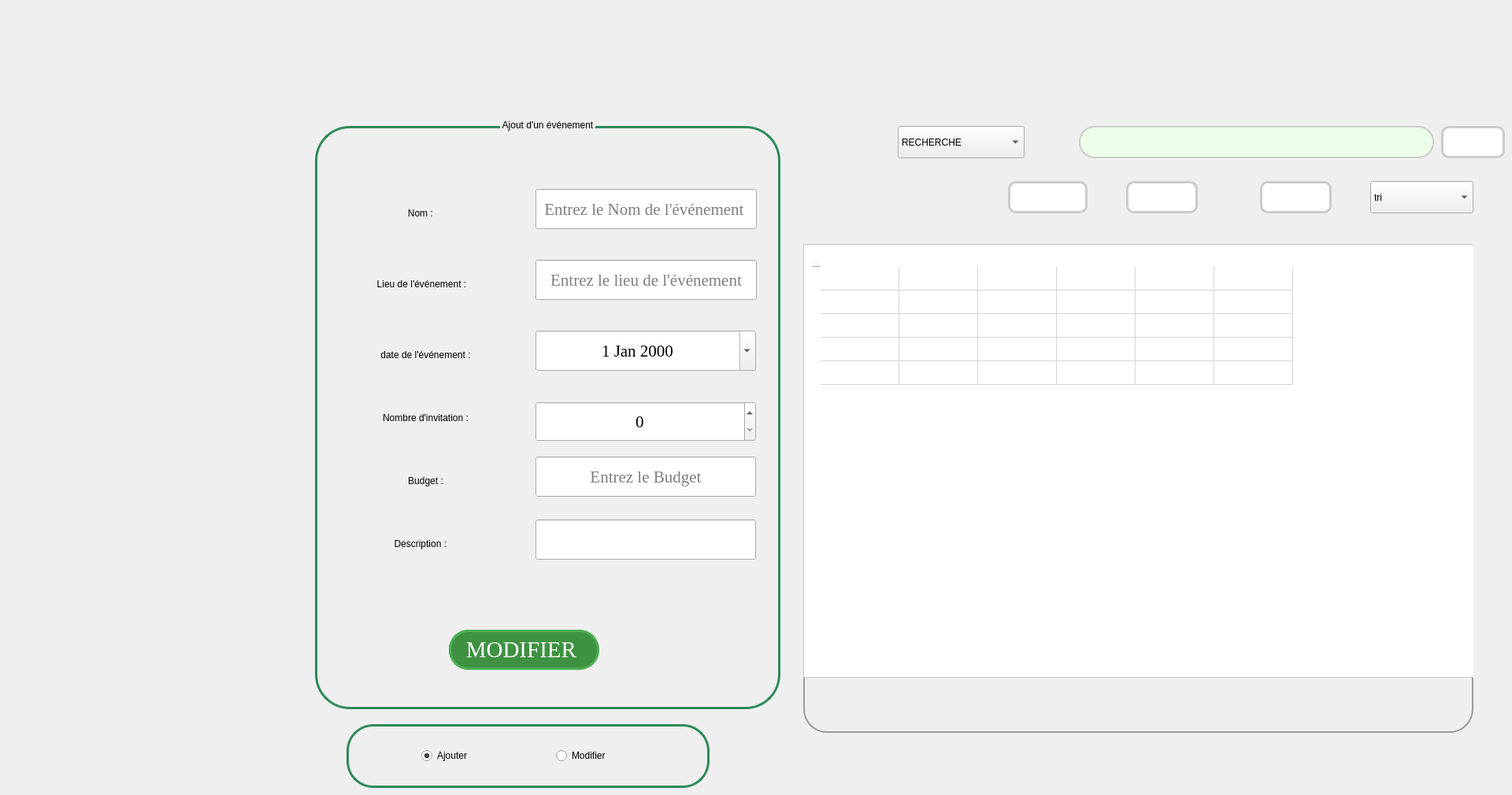
    <widget class="QWidget" name="EVENEMENT">
     <widget class="QGroupBox" name="groupBox_3">
      <property name="geometry">
       <rect>
        <x>400</x>
        <y>150</y>
        <width>591</width>
        <height>751</height>
       </rect>
      </property>
      <property name="styleSheet">
       <string notr="true">QGroupBox {
    border: 3px solid #2e8b57;
    border-radius: 44px;
    margin-top: 10px;
    padding: 10px;
    font: 75 22pt &quot;Times New Roman&quot;;
}

QVBoxLayout {
    background-color: #e0e0e0; /* Couleur de fond pour le QVBoxLayout */
    padding: 15px; /* Ajout de marge interne au QVBoxLayout */
}

/* Styles pour les widgets (par exemple, QLabel, QLineEdit, etc.) dans le QVBoxLayout */
QVBoxLayout QLabel {
    color: #333333;
    font-size: 16px;
    margin-bottom: 5px;
}

QVBoxLayout QLineEdit, QVBoxLayout QTextEdit, QVBoxLayout QDateEdit, QVBoxLayout QComboBox {
    margin-bottom: 10px;
    padding: 8px;
    border: 1px solid #ccc;
    border-radius: 5px;
    width: 200px;
}

QVBoxLayout QLineEdit:hover, QVBoxLayout QTextEdit:hover, QVBoxLayout QDateEdit:hover, QVBoxLayout QComboBox:hover {
    border: 1px solid #2e8b57;
}

/* Styles pour les boutons dans le QVBoxLayout */
QVBoxLayout QPushButton {
    background-color: #4285f4;
    color: #ffffff;
    padding: 10px 20px;
    border: none;
    border-radius: 8px;
}

QVBoxLayout QPushButton:hover {
    background-color: #2e5f22;
}
</string>
      </property>
      <property name="title">
       <string>Ajout d'un événement</string>
      </property>
      <property name="alignment">
       <set>Qt::AlignCenter</set>
      </property>
      <widget class="QLabel" name="nom_EV">
       <property name="geometry">
        <rect>
         <x>10</x>
         <y>90</y>
         <width>251</width>
         <height>61</height>
        </rect>
       </property>
       <property name="styleSheet">
        <string notr="true">font: 75 18pt &quot;Times New Roman&quot;;</string>
       </property>
       <property name="text">
        <string>Nom : </string>
       </property>
       <property name="alignment">
        <set>Qt::AlignCenter</set>
       </property>
      </widget>
      <widget class="QLabel" name="lieu_EV">
       <property name="geometry">
        <rect>
         <x>-10</x>
         <y>180</y>
         <width>291</width>
         <height>61</height>
        </rect>
       </property>
       <property name="styleSheet">
        <string notr="true">font: 75 18pt &quot;Times New Roman&quot;;</string>
       </property>
       <property name="text">
        <string>Lieu de l'événement :</string>
       </property>
       <property name="alignment">
        <set>Qt::AlignCenter</set>
       </property>
      </widget>
      <widget class="QLabel" name="date_EV">
       <property name="geometry">
        <rect>
         <x>10</x>
         <y>270</y>
         <width>261</width>
         <height>61</height>
        </rect>
       </property>
       <property name="styleSheet">
        <string notr="true">font: 75 18pt &quot;Times New Roman&quot;;</string>
       </property>
       <property name="text">
        <string>date de l'événement :</string>
       </property>
       <property name="alignment">
        <set>Qt::AlignCenter</set>
       </property>
      </widget>
      <widget class="QLineEdit" name="lineEdit_NOM_EVENEMENT">
       <property name="geometry">
        <rect>
         <x>280</x>
         <y>90</y>
         <width>281</width>
         <height>51</height>
        </rect>
       </property>
       <property name="font">
        <font>
         <family>Times New Roman</family>
         <pointsize>16</pointsize>
        </font>
       </property>
       <property name="alignment">
        <set>Qt::AlignCenter</set>
       </property>
       <property name="placeholderText">
        <string>Entrez le Nom de l'événement </string>
       </property>
      </widget>
      <widget class="QLineEdit" name="lineEdit_LIEU_EVENEMENT">
       <property name="geometry">
        <rect>
         <x>280</x>
         <y>180</y>
         <width>281</width>
         <height>51</height>
        </rect>
       </property>
       <property name="font">
        <font>
         <family>Times New Roman</family>
         <pointsize>16</pointsize>
        </font>
       </property>
       <property name="styleSheet">
        <string notr="true">QLineEdit {
    placeholder-text: &quot;Veuillez saisir votre nom&quot;;
}
</string>
       </property>
       <property name="alignment">
        <set>Qt::AlignCenter</set>
       </property>
       <property name="placeholderText">
        <string>Entrez le lieu de l'événement</string>
       </property>
      </widget>
      <widget class="QLabel" name="nb_inv">
       <property name="geometry">
        <rect>
         <x>10</x>
         <y>350</y>
         <width>261</width>
         <height>61</height>
        </rect>
       </property>
       <property name="styleSheet">
        <string notr="true">font: 75 18pt &quot;Times New Roman&quot;;</string>
       </property>
       <property name="text">
        <string>Nombre d'invitation :</string>
       </property>
       <property name="alignment">
        <set>Qt::AlignCenter</set>
       </property>
      </widget>
      <widget class="QDateEdit" name="dateEdit_DATE_EVENEMENT">
       <property name="geometry">
        <rect>
         <x>280</x>
         <y>270</y>
         <width>280</width>
         <height>51</height>
        </rect>
       </property>
       <property name="font">
        <font>
         <family>Times New Roman</family>
         <pointsize>16</pointsize>
        </font>
       </property>
       <property name="alignment">
        <set>Qt::AlignCenter</set>
       </property>
       <property name="calendarPopup">
        <bool>true</bool>
       </property>
      </widget>
      <widget class="QSpinBox" name="spinBox_NB_INVITATION">
       <property name="geometry">
        <rect>
         <x>280</x>
         <y>360</y>
         <width>280</width>
         <height>51</height>
        </rect>
       </property>
       <property name="font">
        <font>
         <family>Times New Roman</family>
         <pointsize>16</pointsize>
        </font>
       </property>
       <property name="alignment">
        <set>Qt::AlignCenter</set>
       </property>
      </widget>
      <widget class="QLabel" name="budget">
       <property name="geometry">
        <rect>
         <x>10</x>
         <y>430</y>
         <width>261</width>
         <height>61</height>
        </rect>
       </property>
       <property name="styleSheet">
        <string notr="true">font: 75 18pt &quot;Times New Roman&quot;;</string>
       </property>
       <property name="text">
        <string>Budget :</string>
       </property>
       <property name="alignment">
        <set>Qt::AlignCenter</set>
       </property>
      </widget>
      <widget class="QLineEdit" name="lineEdit_BUDGET">
       <property name="geometry">
        <rect>
         <x>280</x>
         <y>430</y>
         <width>280</width>
         <height>51</height>
        </rect>
       </property>
       <property name="font">
        <font>
         <family>Times New Roman</family>
         <pointsize>16</pointsize>
        </font>
       </property>
       <property name="styleSheet">
        <string notr="true">QLineEdit {
    placeholder-text: &quot;Veuillez saisir votre nom&quot;;
}
</string>
       </property>
       <property name="alignment">
        <set>Qt::AlignCenter</set>
       </property>
       <property name="placeholderText">
        <string>Entrez le Budget</string>
       </property>
      </widget>
      <widget class="QPushButton" name="pushButton_AJOUTER_EVENEMET">
       <property name="geometry">
        <rect>
         <x>170</x>
         <y>650</y>
         <width>181</width>
         <height>51</height>
        </rect>
       </property>
       <property name="font">
        <font>
         <family>Times New Roman</family>
         <pointsize>22</pointsize>
        </font>
       </property>
       <property name="styleSheet">
        <string notr="true">/* Style de base pour le QPushButton */
QPushButton {
    background-color: #3f9142; /* Vert primaire du thème d'assurance */
    color: #ffffff; /* Texte blanc */
    border: 3px solid #4CAF50; /* Bordure verte */
    border-radius: 25px; /* Coins arrondis */
    padding: 5px 10px; /* Espacement interne */
}

/* Style du QPushButton lorsqu'il est survolé */
QPushButton:hover {
    background-color: #45a049; /* Vert plus foncé au survol */
}

/* Style du QPushButton lorsqu'il est pressé (clic) */
QPushButton:pressed {
    background-color: #3c8942; /* Vert encore plus foncé au clic */
}

/* Style du QPushButton lorsqu'il est en focus (tabulation) */
QPushButton:focus {
    outline: none; /* Supprimer le contour par défaut */
    border: 2px solid #3c8942; /* Bordure plus foncée lorsqu'en focus */
}

/* Style du QPushButton lorsqu'il est désactivé */
QPushButton:disabled {
    background-color: #b0b0b0; /* Fond gris clair pour les boutons désactivés */
    color: #707070; /* Couleur du texte grise pour les boutons désactivés */
    border: 2px solid #b0b0b0; /* Bordure grise pour les boutons désactivés */
}

/* Style général pour les widgets lorsqu'ils sont désactivés */
QWidget:disabled {
    background-color: #f0f0f0; /* Fond gris clair pour les widgets désactivés */
    color: #a0a0a0; /* Couleur du texte grise pour les widgets désactivés */
}
</string>
       </property>
       <property name="text">
        <string>AJOUTER</string>
       </property>
      </widget>
      <widget class="QLabel" name="description">
       <property name="geometry">
        <rect>
         <x>10</x>
         <y>510</y>
         <width>251</width>
         <height>61</height>
        </rect>
       </property>
       <property name="styleSheet">
        <string notr="true">font: 75 18pt &quot;Times New Roman&quot;;</string>
       </property>
       <property name="text">
        <string>Description : </string>
       </property>
       <property name="alignment">
        <set>Qt::AlignCenter</set>
       </property>
      </widget>
      <widget class="QLineEdit" name="lineEdit_DESCRIPTION">
       <property name="geometry">
        <rect>
         <x>280</x>
         <y>510</y>
         <width>280</width>
         <height>51</height>
        </rect>
       </property>
      </widget>
      <widget class="QPushButton" name="pushButton_MODIFIER_EVENEMET">
       <property name="geometry">
        <rect>
         <x>170</x>
         <y>650</y>
         <width>191</width>
         <height>51</height>
        </rect>
       </property>
       <property name="font">
        <font>
         <family>Times New Roman</family>
         <pointsize>22</pointsize>
        </font>
       </property>
       <property name="styleSheet">
        <string notr="true">/* Style de base pour le QPushButton */
QPushButton {
    background-color: #3f9142; /* Vert primaire du thème d'assurance */
    color: #ffffff; /* Texte blanc */
    border: 3px solid #4CAF50; /* Bordure verte */
    border-radius: 25px; /* Coins arrondis */
    padding: 5px 10px; /* Espacement interne */
}

/* Style du QPushButton lorsqu'il est survolé */
QPushButton:hover {
    background-color: #45a049; /* Vert plus foncé au survol */
}

/* Style du QPushButton lorsqu'il est pressé (clic) */
QPushButton:pressed {
    background-color: #3c8942; /* Vert encore plus foncé au clic */
}

/* Style du QPushButton lorsqu'il est en focus (tabulation) */
QPushButton:focus {
    outline: none; /* Supprimer le contour par défaut */
    border: 2px solid #3c8942; /* Bordure plus foncée lorsqu'en focus */
}

/* Style du QPushButton lorsqu'il est désactivé */
QPushButton:disabled {
    background-color: #b0b0b0; /* Fond gris clair pour les boutons désactivés */
    color: #707070; /* Couleur du texte grise pour les boutons désactivés */
    border: 2px solid #b0b0b0; /* Bordure grise pour les boutons désactivés */
}

/* Style général pour les widgets lorsqu'ils sont désactivés */
QWidget:disabled {
    background-color: #f0f0f0; /* Fond gris clair pour les widgets désactivés */
    color: #a0a0a0; /* Couleur du texte grise pour les widgets désactivés */
}
</string>
       </property>
       <property name="text">
        <string>MODIFIER </string>
       </property>
      </widget>
     </widget>
     <widget class="QLineEdit" name="lineEdit_RECH_EV">
      <property name="geometry">
       <rect>
        <x>1370</x>
        <y>160</y>
        <width>451</width>
        <height>41</height>
       </rect>
      </property>
      <property name="styleSheet">
       <string notr="true">QLineEdit {
	background-color: rgb(237, 255, 233);
    padding: 6px; /* Espace intérieur du QLineEdit */
    border: 2px solid #ccc; /* Bordure grise */
    border-radius: 20px; /* Coins arrondis plus prononcés */
}

QLineEdit:focus {
    border-color: #4CAF50; /* Couleur de la bordure lorsque le QLineEdit est sélectionné */
    outline: none; /* Supprime l'effet de focus par défaut */
}

QLineEdit::placeholder {
    color: #999; /* Couleur du texte de l'indicateur de champ */
}

QLineEdit::hover {
    border-color: #aaa; /* Couleur de la bordure lors du survol */
}
</string>
      </property>
     </widget>
     <widget class="QPushButton" name="RECHERCHE_EV">
      <property name="geometry">
       <rect>
        <x>1830</x>
        <y>160</y>
        <width>81</width>
        <height>41</height>
       </rect>
      </property>
      <property name="styleSheet">
       <string notr="true">QPushButton {
    padding: 6px 12px; /* Espace intérieur du bouton */
    border: 3px solid #ccc; /* Bordure grise */
    border-radius: 10px; /* Coins arrondis */
    background-color: #fff; /* Couleur de fond */
    transition: background-color 0.3s, border-color 0.3s; /* Transition douce pour le survol */
}

QPushButton:hover {
    border-color: #555; /* Couleur de la bordure lors du survol */
    background-color: #eee; /* Nouvelle couleur de fond lors du survol */
}

QPushButton:pressed {
    background-color: #ddd; /* Couleur de fond lorsque le bouton est enfoncé */
}

QPushButton:focus {
    outline: none; /* Supprime l'effet de focus par défaut */
}
</string>
      </property>
      <property name="text">
       <string/>
      </property>
      <property name="icon">
       <iconset resource="ressources.qrc">
        <normaloff>:/img/img/recherche.svg</normaloff>:/img/img/recherche.svg</iconset>
      </property>
      <property name="iconSize">
       <size>
        <width>20</width>
        <height>20</height>
       </size>
      </property>
     </widget>
     <widget class="QPushButton" name="STATISTISTIQUE_2">
      <property name="geometry">
       <rect>
        <x>1430</x>
        <y>230</y>
        <width>91</width>
        <height>41</height>
       </rect>
      </property>
      <property name="styleSheet">
       <string notr="true">
QPushButton {
    padding: 6px 12px; /* Espace intérieur du bouton */
    border: 3px solid #ccc; /* Bordure grise */
    border-radius: 10px; /* Coins arrondis */
    background-color: #fff; /* Couleur de fond */
    transition: background-color 0.3s, border-color 0.3s; /* Transition douce pour le survol */
}

QPushButton:hover {
    border-color: #555; /* Couleur de la bordure lors du survol */
    background-color: #eee; /* Nouvelle couleur de fond lors du survol */
}

QPushButton:pressed {
    background-color: #ddd; /* Couleur de fond lorsque le bouton est enfoncé */
}

QPushButton:focus {
    outline: none; /* Supprime l'effet de focus par défaut */
}
</string>
      </property>
      <property name="text">
       <string/>
      </property>
      <property name="icon">
       <iconset resource="ressources.qrc">
        <normaloff>:/img/img/stat.svg</normaloff>:/img/img/stat.svg</iconset>
      </property>
      <property name="iconSize">
       <size>
        <width>23</width>
        <height>23</height>
       </size>
      </property>
     </widget>
     <widget class="QPushButton" name="PDF_2">
      <property name="geometry">
       <rect>
        <x>1600</x>
        <y>230</y>
        <width>91</width>
        <height>41</height>
       </rect>
      </property>
      <property name="styleSheet">
       <string notr="true">QPushButton {
    padding: 6px 12px; /* Espace intérieur du bouton */
    border: 3px solid #ccc; /* Bordure grise */
    border-radius: 10px; /* Coins arrondis */
    background-color: #fff; /* Couleur de fond */
    transition: background-color 0.3s, border-color 0.3s; /* Transition douce pour le survol */
}

QPushButton:hover {
    border-color: #555; /* Couleur de la bordure lors du survol */
    background-color: #eee; /* Nouvelle couleur de fond lors du survol */
}

QPushButton:pressed {
    background-color: #ddd; /* Couleur de fond lorsque le bouton est enfoncé */
}

QPushButton:focus {
    outline: none; /* Supprime l'effet de focus par défaut */
}
</string>
      </property>
      <property name="text">
       <string/>
      </property>
      <property name="icon">
       <iconset resource="ressources.qrc">
        <normaloff>:/img/img/pdf.svg</normaloff>:/img/img/pdf.svg</iconset>
      </property>
      <property name="iconSize">
       <size>
        <width>30</width>
        <height>30</height>
       </size>
      </property>
     </widget>
     <widget class="QComboBox" name="TRI_2">
      <property name="geometry">
       <rect>
        <x>1740</x>
        <y>230</y>
        <width>131</width>
        <height>41</height>
       </rect>
      </property>
      <property name="styleSheet">
       <string notr="true"/>
      </property>
      <item>
       <property name="text">
        <string>tri </string>
       </property>
       <property name="icon">
        <iconset resource="ressources.qrc">
         <normaloff>:/img/img/tri.svg</normaloff>:/img/img/tri.svg</iconset>
       </property>
      </item>
      <item>
       <property name="text">
        <string>date de l'événement &lt;&lt;</string>
       </property>
       <property name="icon">
        <iconset resource="ressources.qrc">
         <normaloff>:/img/img/tri_desc.svg</normaloff>:/img/img/tri_desc.svg</iconset>
       </property>
      </item>
      <item>
       <property name="text">
        <string>date de l'événement&gt;&gt;</string>
       </property>
       <property name="icon">
        <iconset resource="ressources.qrc">
         <normaloff>:/img/img/tri_asc.svg</normaloff>:/img/img/tri_asc.svg</iconset>
       </property>
      </item>
      <item>
       <property name="text">
        <string>Budget &lt;&lt;</string>
       </property>
      </item>
      <item>
       <property name="text">
        <string>Budget &gt;&gt;</string>
       </property>
      </item>
      <item>
       <property name="text">
        <string>Nombre d'invitation &lt;&lt;</string>
       </property>
      </item>
      <item>
       <property name="text">
        <string>Nombre d'invitation &gt;&gt;</string>
       </property>
      </item>
      <item>
       <property name="text">
        <string>Nom A..Z</string>
       </property>
      </item>
      <item>
       <property name="text">
        <string>Nom A..Z</string>
       </property>
      </item>
      <item>
       <property name="text">
        <string>Lieu de l'événement A..Z</string>
       </property>
      </item>
      <item>
       <property name="text">
        <string>Lieu de l'événement A..Z</string>
       </property>
      </item>
      <item>
       <property name="text">
        <string/>
       </property>
       <property name="icon">
        <iconset>
         <normaloff>../../../../Downloads/sort-descending-svgrepo-com.svg</normaloff>../../../../Downloads/sort-descending-svgrepo-com.svg</iconset>
       </property>
      </item>
     </widget>
     <widget class="QGroupBox" name="groupBox_15">
      <property name="geometry">
       <rect>
        <x>440</x>
        <y>910</y>
        <width>461</width>
        <height>91</height>
       </rect>
      </property>
      <property name="styleSheet">
       <string notr="true">QGroupBox {
    border: 3px solid #2e8b57;
    border-radius: 34px;
    margin-top: 10px;
    padding: 10px;
    font: 75 22pt &quot;Times New Roman&quot;;
}

QVBoxLayout {
    background-color: #e0e0e0; /* Couleur de fond pour le QVBoxLayout */
    padding: 15px; /* Ajout de marge interne au QVBoxLayout */
}

/* Styles pour les widgets (par exemple, QLabel, QLineEdit, etc.) dans le QVBoxLayout */
QVBoxLayout QLabel {
    color: #333333;
    font-size: 16px;
    margin-bottom: 5px;
}

QVBoxLayout QLineEdit, QVBoxLayout QTextEdit, QVBoxLayout QDateEdit, QVBoxLayout QComboBox {
    margin-bottom: 10px;
    padding: 8px;
    border: 1px solid #ccc;
    border-radius: 5px;
    width: 200px;
}

QVBoxLayout QLineEdit:hover, QVBoxLayout QTextEdit:hover, QVBoxLayout QDateEdit:hover, QVBoxLayout QComboBox:hover {
    border: 1px solid #2e8b57;
}

/* Styles pour les boutons dans le QVBoxLayout */
QVBoxLayout QPushButton {
    background-color: #4285f4;
    color: #ffffff;
    padding: 10px 20px;
    border: none;
    border-radius: 8px;
}

QVBoxLayout QPushButton:hover {
    background-color: #2e5f22;
}
</string>
      </property>
      <property name="title">
       <string/>
      </property>
      <widget class="QWidget" name="horizontalLayoutWidget_3">
       <property name="geometry">
        <rect>
         <x>40</x>
         <y>20</y>
         <width>391</width>
         <height>61</height>
        </rect>
       </property>
       <layout class="QHBoxLayout" name="horizontalLayout_3">
        <property name="leftMargin">
         <number>55</number>
        </property>
        <property name="topMargin">
         <number>0</number>
        </property>
        <item>
         <widget class="QRadioButton" name="radioButton_AJOUT_EV">
          <property name="styleSheet">
           <string notr="true">font: 18pt &quot;Times New Roman&quot;;</string>
          </property>
          <property name="text">
           <string>Ajouter </string>
          </property>
          <property name="checked">
           <bool>true</bool>
          </property>
         </widget>
        </item>
        <item>
         <widget class="QRadioButton" name="radioButton_Modifier_EV">
          <property name="styleSheet">
           <string notr="true">font: 18pt &quot;Times New Roman&quot;;</string>
          </property>
          <property name="text">
           <string>Modifier </string>
          </property>
         </widget>
        </item>
       </layout>
      </widget>
     </widget>
     <widget class="QComboBox" name="comb_recherche">
      <property name="geometry">
       <rect>
        <x>1140</x>
        <y>160</y>
        <width>161</width>
        <height>41</height>
       </rect>
      </property>
      <property name="styleSheet">
       <string notr="true"/>
      </property>
      <item>
       <property name="text">
        <string>RECHERCHE</string>
       </property>
       <property name="icon">
        <iconset resource="ressources.qrc">
         <normaloff>:/img/img/tri.svg</normaloff>:/img/img/tri.svg</iconset>
       </property>
      </item>
      <item>
       <property name="text">
        <string>Nom</string>
       </property>
      </item>
      <item>
       <property name="text">
        <string>Budget </string>
       </property>
      </item>
      <item>
       <property name="text">
        <string>Nombre d'invitation </string>
       </property>
      </item>
      <item>
       <property name="text">
        <string>Lieu de l'événement </string>
       </property>
      </item>
      <item>
       <property name="text">
        <string/>
       </property>
       <property name="icon">
        <iconset>
         <normaloff>../../../../Downloads/sort-descending-svgrepo-com.svg</normaloff>../../../../Downloads/sort-descending-svgrepo-com.svg</iconset>
       </property>
      </item>
     </widget>
     <widget class="QPushButton" name="pushButton_refresh_EV">
      <property name="geometry">
       <rect>
        <x>1280</x>
        <y>230</y>
        <width>101</width>
        <height>41</height>
       </rect>
      </property>
      <property name="styleSheet">
       <string notr="true">QPushButton {
    padding: 6px 12px; /* Espace intérieur du bouton */
    border: 3px solid #ccc; /* Bordure grise */
    border-radius: 10px; /* Coins arrondis */
    background-color: #fff; /* Couleur de fond */
    transition: background-color 0.3s, border-color 0.3s; /* Transition douce pour le survol */
}

QPushButton:hover {
    border-color: #555; /* Couleur de la bordure lors du survol */
    background-color: #eee; /* Nouvelle couleur de fond lors du survol */
}

QPushButton:pressed {
    background-color: #ddd; /* Couleur de fond lorsque le bouton est enfoncé */
}

QPushButton:focus {
    outline: none; /* Supprime l'effet de focus par défaut */
}
</string>
      </property>
      <property name="text">
       <string/>
      </property>
      <property name="icon">
       <iconset>
        <normaloff>:/img/img/refresh.svg</normaloff>:/img/img/refresh.svg</iconset>
      </property>
      <property name="iconSize">
       <size>
        <width>50</width>
        <height>50</height>
       </size>
      </property>
     </widget>
     <widget class="QGroupBox" name="groupBox_4">
      <property name="geometry">
       <rect>
        <x>1020</x>
        <y>300</y>
        <width>851</width>
        <height>631</height>
       </rect>
      </property>
      <property name="styleSheet">
       <string notr="true">QGroupBox {
    border: 2px solid #9C9C9C; /* Bordure du groupe box */
    border-radius: 30px; /* Coins arrondis */
    margin-top: 10px; /* Marge supérieure pour l'espacement avec d'autres éléments */
}

QGroupBox::title {
    subcontrol-origin: margin;
    subcontrol-position: top center;
    padding: 0 10px; /* Espacement interne pour le titre */
    background-color: #9C9C9C; /* Couleur de fond du titre */
    color: #fff; /* Couleur du texte du titre */
    border: 2px solid #9C9C9C; /* Bordure du titre */
    border-top-left-radius: 8px; /* Coins arrondis en haut à gauche du titre */
    border-top-right-radius: 8px; /* Coins arrondis en haut à droite du titre */
}

/* Style pour le contenu interne du QGroupBox (facultatif) */
QGroupBox QWidget {
    background-color: #fff; /* Couleur de fond du contenu interne */
    padding: 10px; /* Espacement interne du contenu interne */
}
</string>
      </property>
      <property name="title">
       <string/>
      </property>
      <widget class="QTableWidget" name="tableWidget_EV">
       <property name="geometry">
        <rect>
         <x>0</x>
         <y>10</y>
         <width>931</width>
         <height>551</height>
        </rect>
       </property>
       <property name="styleSheet">
        <string notr="true"/>
       </property>
       <row>
        <property name="text">
         <string>1</string>
        </property>
       </row>
       <row>
        <property name="text">
         <string>2</string>
        </property>
       </row>
       <row>
        <property name="text">
         <string>3</string>
        </property>
       </row>
       <row>
        <property name="text">
         <string>1</string>
        </property>
       </row>
       <row>
        <property name="text">
         <string>5</string>
        </property>
       </row>
       <column>
        <property name="text">
         <string>NOM</string>
        </property>
        <property name="font">
         <font>
          <pointsize>8</pointsize>
         </font>
        </property>
       </column>
       <column>
        <property name="text">
         <string>DESCRIPTION</string>
        </property>
       </column>
       <column>
        <property name="text">
         <string>DATE</string>
        </property>
       </column>
       <column>
        <property name="text">
         <string>LIEU</string>
        </property>
       </column>
       <column>
        <property name="text">
         <string>NB</string>
        </property>
       </column>
       <column>
        <property name="text">
         <string>BUDGET</string>
        </property>
       </column>
       <item row="0" column="0">
        <property name="text">
         <string/>
        </property>
        <property name="font">
         <font>
          <pointsize>20</pointsize>
          <weight>75</weight>
          <bold>true</bold>
         </font>
        </property>
       </item>
      </widget>
     </widget>
    </widget>
